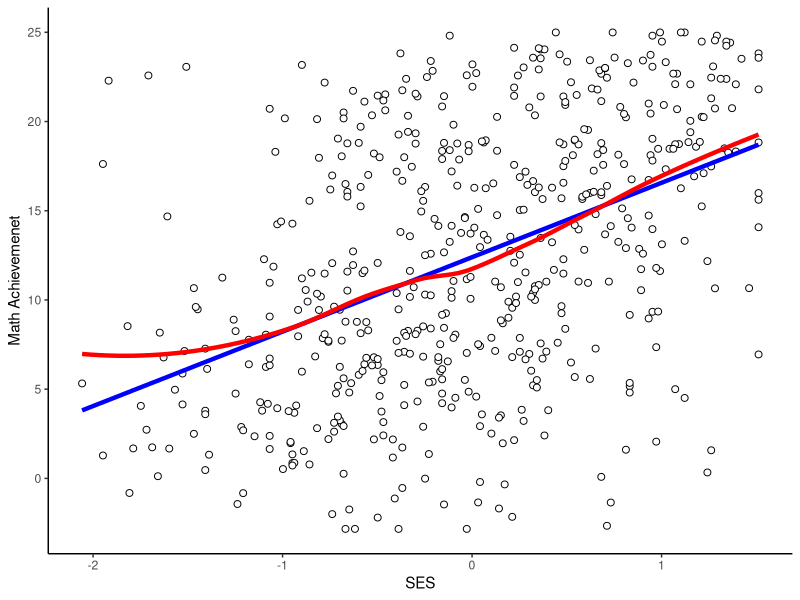
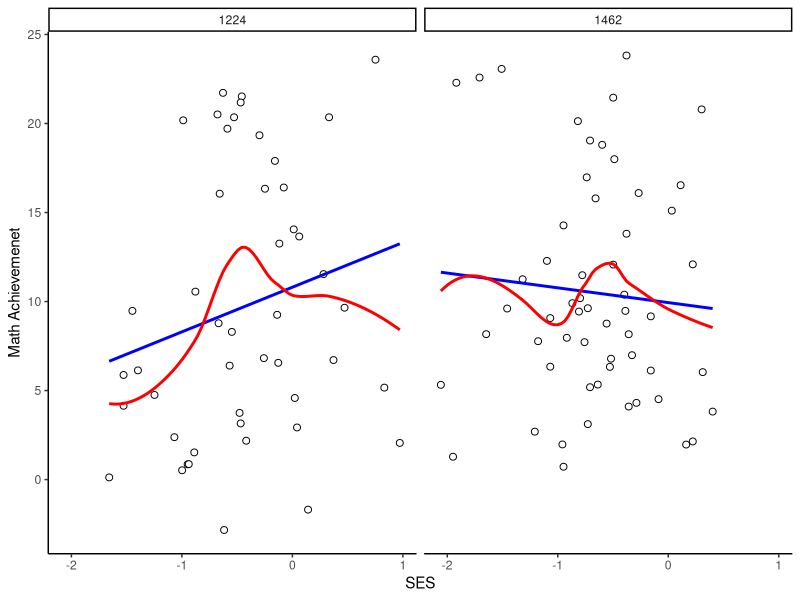
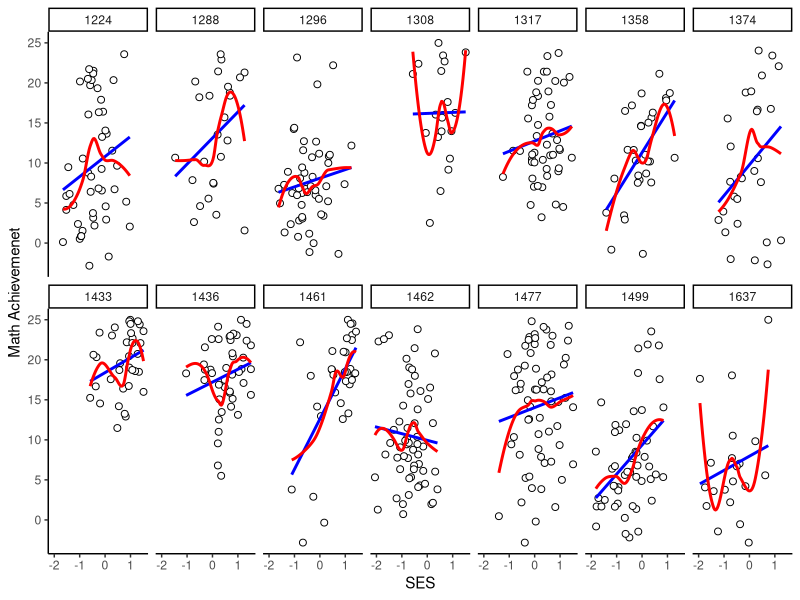

Here is the R script that generated these plots, in order:
## ---- chunk 1
#| label: mlm-pkg
#| echo: true
#| code-fold: false
#| output-location: column
mlmPkg <- c("merTools",
            "lme4",
            "flextable",
            "psych",
            "ggplot2")
## ---- chunk 2
#| label: mlmPkg-install
#| echo: true
#| code-fold: false
#| results: hide
lapply(mlmPkg,
        function(x) 
          if(!x %in% rownames(installed.packages())) {
            install.packages(x)
            }
      )

## ---- chunk 3
#| label: load-mlmPkg
#| echo: true
#| code-fold: false
#| message: false
#| output-location: column
library(lme4)
library(ggplot2)
library(flextable)
## ---- chunk 4
#| label: write-mlmPkg
#| code-fold: true
#| code-summary: "Show/hide fenced code"
#| echo: fenced
#| output-location: fragment
#| output: asis

for (i in 1:length(mlmPkg)) {
  
  cat(paste0(i, ". ",
             mlmPkg[i],
             " [", "v", utils::packageVersion(mlmPkg[i]),", @R-", mlmPkg[i],
             "]\n"))
}
    

## ---- chunk 5
#| label: mlm-dat
#| echo: true
#| code-line-numbers: false
#| code-fold: false
#| eval: true
#| output-location: column-fragment
dat <- merTools::hsb
head(dat, 6)
## ---- chunk 6
#| label: plot-ses-math
#| echo: true
#| code-fold: true
#| output-location: default
#| fig-align: center
#| out-width: 80%

dat |>
  (\(d) d[1:550,])() |>
  ggplot(aes(x = ses, y = mathach)) + 
    geom_point(shape=21,
              fill="white",
               color="black",
               size=2) + 
    geom_smooth(method='lm',
                formula=y~x,
                color = "blue",
                se = F,
                linewidth = 1.5) +
    geom_smooth(method='loess',
                formula=y~x,
                color = "red",
                se = F,
                linewidth = 1.5) +
    labs(x = "SES",
         y = "Math Achievemenet") +
    theme_classic() 

## ---- chunk 7
#| label: fit-lin-mod
#| code-fold: true
#| output-location: default
dat |>
  (\(d) d[1:550,])() |>
  lm(formula = mathach ~ ses) |>
  summary()

## ---- chunk 8
#| label: plot-ses-math-2schools
#| echo: true
#| code-fold: true
#| fig-align: center
#| out-width: 70%

dat |>
  subset(subset = schid == 1224 | schid == 1462) |>
  ggplot(aes(x = ses, y = mathach)) +
    geom_point(shape=21,
               fill="white",
               color="black",
               size=2) +
    geom_smooth(method='lm',
               formula=y~x, color = "blue", se = F) +
    geom_smooth(method='loess',
               formula=y~x, color = "red", se = F) +
    facet_wrap(~schid, nrow = 1) +
    labs(x = "SES",
         y = "Math Achievemenet") +
    theme_classic() 
## ---- chunk 9
#| label: plot-ses-math-14schools
#| echo: true
#| code-fold: true
#| fig-align: center
#| out-width: 70%
ggplot(dat[1:550,],
       aes(x = ses, y = mathach)) + 
  geom_point(shape=21,
             fill="white",
             color="black",
             size=2) +
  geom_smooth(method='lm',
              formula=y~x, 
              se = F, 
              color = "blue") +
  geom_smooth(method='loess',
              formula=y~x, 
              se = F,
              color = "red") +
  facet_wrap(~schid, nrow = 2) +
  labs(x = "SES",
       y = "Math Achievemenet") +
  theme_classic()
